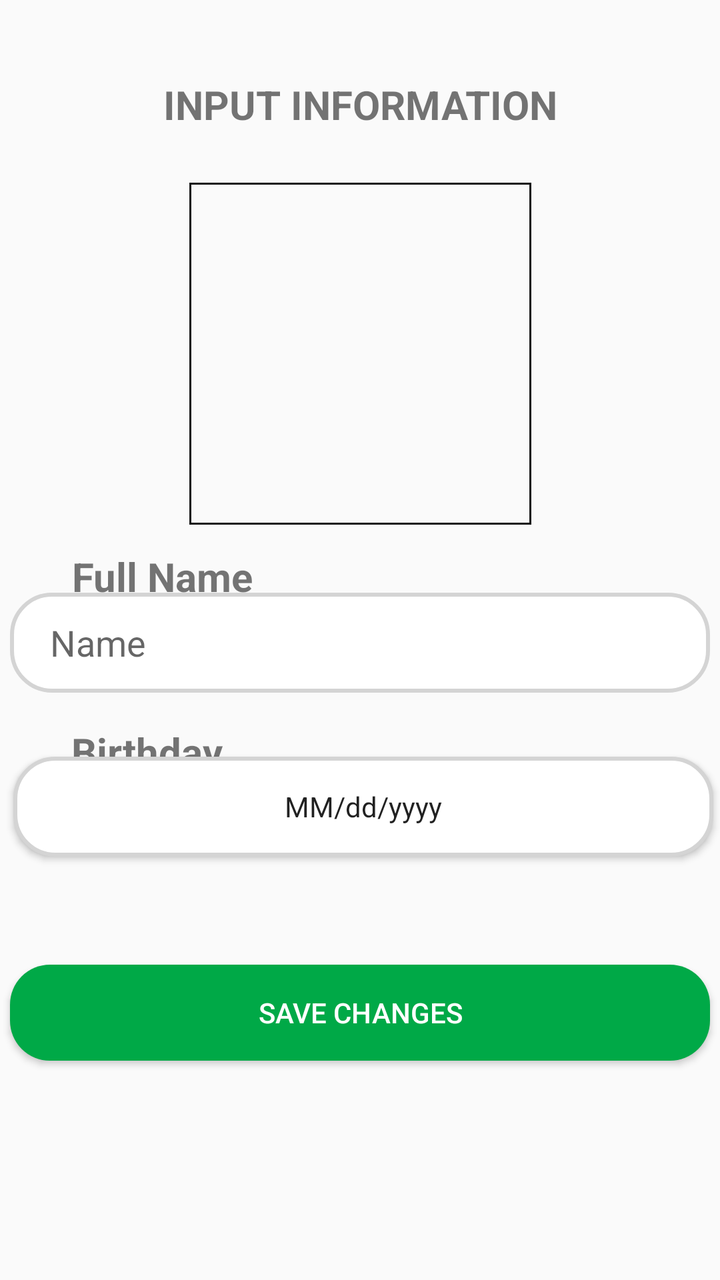
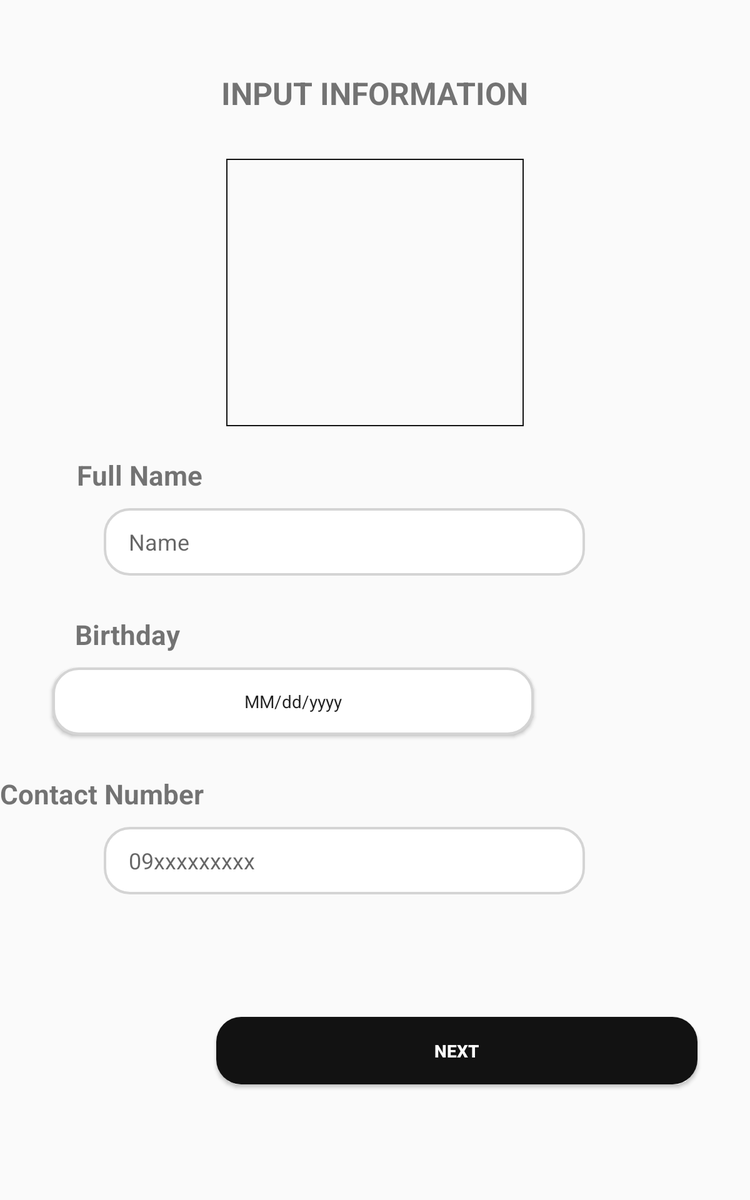

The same Android screen from two of the app's own layout files: first res/layout/ as a phone draws it, then the repository's variant for another configuration, drawn on a device whose configuration selects that folder. Both files follow.
<!-- AndroidManifest.xml: application theme Theme.RentalHousing -->
<!-- res/layout/signupinformation.xml -->
<?xml version="1.0" encoding="utf-8"?>
<RelativeLayout xmlns:android="http://schemas.android.com/apk/res/android"
    xmlns:app="http://schemas.android.com/apk/res-auto"
    xmlns:tools="http://schemas.android.com/tools"
    android:layout_width="match_parent"
    android:layout_height="match_parent"
    tools:context=".signupinformation">



    <androidx.constraintlayout.widget.ConstraintLayout
        android:layout_width="match_parent"
        android:layout_height="732dp">


        <Button
            android:id="@+id/buttonSaveChanges"
            android:layout_width="350dp"
            android:layout_height="wrap_content"
            android:layout_gravity="center"
            android:background="@drawable/roundedstroke"
            android:text="Save Changes"
            android:textColor="@color/white"
            app:layout_constraintBottom_toBottomOf="parent"
            app:layout_constraintEnd_toEndOf="parent"
            app:layout_constraintHorizontal_bias="0.491"
            app:layout_constraintStart_toStartOf="parent"
            app:layout_constraintTop_toTopOf="parent"
            app:layout_constraintVertical_bias="0.815" />

        <ImageView
            android:id="@+id/profilepicsg"
            android:layout_width="171dp"
            android:layout_height="171dp"
            android:layout_gravity="center"
            android:background="@drawable/circular_bg"
            android:src="@drawable/baseline_account_circle_24"
            app:layout_constraintBottom_toBottomOf="parent"
            app:layout_constraintEnd_toEndOf="parent"
            app:layout_constraintStart_toStartOf="parent"
            app:layout_constraintTop_toTopOf="parent"
            app:layout_constraintVertical_bias="0.195" />

        <EditText
            android:id="@+id/sgname"
            android:layout_width="350dp"
            android:layout_height="50dp"
            android:background="@drawable/strokeonly"
            android:hint="Name"

            android:paddingLeft="20dp"
            app:layout_constraintBottom_toBottomOf="parent"
            app:layout_constraintEnd_toEndOf="parent"
            app:layout_constraintStart_toStartOf="parent"
            app:layout_constraintTop_toTopOf="parent"
            app:layout_constraintVertical_bias="0.502" />

        <TextView
            android:id="@+id/textView10"
            android:layout_width="wrap_content"
            android:layout_height="wrap_content"
            android:text="INPUT INFORMATION"
            android:textSize="20dp"
            android:textStyle="bold"
            app:layout_constraintBottom_toBottomOf="parent"
            app:layout_constraintEnd_toEndOf="parent"
            app:layout_constraintStart_toStartOf="parent"
            app:layout_constraintTop_toTopOf="parent"
            app:layout_constraintVertical_bias="0.063" />

        <TextView
            android:id="@+id/textView9"
            android:layout_width="wrap_content"
            android:layout_height="wrap_content"
            android:text="Full Name"
            android:textSize="20dp"
            android:textStyle="bold"

            app:layout_constraintBottom_toBottomOf="parent"
            app:layout_constraintEnd_toEndOf="parent"
            app:layout_constraintHorizontal_bias="0.134"
            app:layout_constraintStart_toStartOf="parent"
            app:layout_constraintTop_toTopOf="parent"
            app:layout_constraintVertical_bias="0.448" />

        <TextView
            android:id="@+id/sgbirthday"
            android:layout_width="wrap_content"
            android:layout_height="wrap_content"
            android:text="Birthday"
            android:textSize="20dp"
            android:textStyle="bold"


            app:layout_constraintBottom_toBottomOf="parent"
            app:layout_constraintEnd_toEndOf="parent"
            app:layout_constraintHorizontal_bias="0.126"
            app:layout_constraintStart_toStartOf="parent"
            app:layout_constraintTop_toTopOf="parent"
            app:layout_constraintVertical_bias="0.591" />

        <Button
            android:id="@+id/datepickerbutton"
            style="?android:spinnerStyle"
            android:layout_width="350dp"
            android:layout_height="50dp"
            android:background="@drawable/strokeonly"
            android:gravity="center"
            android:onClick="openDatePicker"
            android:text="MM/dd/yyyy"
            app:layout_constraintBottom_toTopOf="@+id/buttonSaveChanges"
            app:layout_constraintEnd_toEndOf="parent"
            app:layout_constraintHorizontal_bias="0.651"
            app:layout_constraintStart_toStartOf="parent"
            app:layout_constraintTop_toTopOf="parent"
            app:layout_constraintVertical_bias="0.875" />

    </androidx.constraintlayout.widget.ConstraintLayout>



</RelativeLayout>
<!-- resources referenced by this layout -->
<resources>
  <color name="white">#FFFFFFFF</color>
  <!-- drawable circular_bg (drawable) -->
  <?xml version="1.0" encoding="utf-8"?>
  <shape xmlns:android="http://schemas.android.com/apk/res/android"
   >
  
      <stroke
          android:width="1dp"
          android:color="#121212"
          />
  
  </shape>
  <!-- drawable roundedstroke (drawable) -->
  <shape xmlns:android="http://schemas.android.com/apk/res/android"
      android:shape="rectangle">
  
      <solid
          android:color="#00A947"/>
      <corners android:radius="20dp"/>
  </shape>
  <!-- drawable strokeonly (drawable) -->
  <shape xmlns:android="http://schemas.android.com/apk/res/android">
      <solid android:color="#FFFFFF"/> 
  
      <stroke
          android:color="#d4d4d4"
          android:width="2dp"
          />
  
      <corners
          android:radius="20dp"/>
  
  </shape>
  <style name="Theme.RentalHousing" parent="Base.Theme.RentalHousing" />
  <style name="Base.Theme.RentalHousing" parent="Theme.AppCompat.Light.NoActionBar">
  
      </style>
</resources>
<!-- res/layout-w411dp-h914dp/signupinformation.xml (the repository's variant of the layout above) -->
<!-- drawn on a 7-inch tablet held upright -->
<?xml version="1.0" encoding="utf-8"?>
<RelativeLayout xmlns:android="http://schemas.android.com/apk/res/android"
    xmlns:app="http://schemas.android.com/apk/res-auto"
    xmlns:tools="http://schemas.android.com/tools"
    android:layout_width="match_parent"
    android:layout_height="match_parent"
    tools:context=".signupinformation">


    <androidx.constraintlayout.widget.ConstraintLayout
        android:layout_width="match_parent"
        android:layout_height="match_parent">


        <Button
            android:id="@+id/buttonSaveChanges"
            android:layout_width="385dp"
            android:layout_height="54dp"
            android:layout_gravity="center"
            android:background="@drawable/grayroundedstroke"
            android:text="Next"

            android:textColor="@color/white"
            android:textStyle="bold"
            app:layout_constraintBottom_toTopOf="@+id/guideline10"
            app:layout_constraintEnd_toStartOf="@+id/guideline9"
            app:layout_constraintHorizontal_bias="1.0"
            app:layout_constraintStart_toStartOf="@+id/guideline8"
            app:layout_constraintTop_toBottomOf="@+id/editTextText"
            app:layout_constraintVertical_bias="0.865" />

        <ImageView
            android:id="@+id/profilepicsg"
            android:layout_width="238dp"
            android:layout_height="214dp"
            android:layout_gravity="center"
            android:layout_marginTop="36dp"
            android:background="@drawable/circular_bg"
            android:src="@drawable/baseline_account_circle_24"
            app:layout_constraintEnd_toEndOf="parent"
            app:layout_constraintStart_toStartOf="parent"
            app:layout_constraintTop_toBottomOf="@+id/textView10" />


        <EditText
            android:id="@+id/sgname"
            android:layout_width="385dp"
            android:layout_height="54dp"
            android:layout_marginTop="12dp"

            android:background="@drawable/strokeonly"

            android:hint="Name"
            android:paddingLeft="20dp"
            app:layout_constraintEnd_toStartOf="@+id/guideline9"
            app:layout_constraintHorizontal_bias="0.312"
            app:layout_constraintStart_toStartOf="@+id/guideline8"
            app:layout_constraintTop_toBottomOf="@+id/textView9" />

        <TextView
            android:id="@+id/textView10"
            android:layout_width="wrap_content"
            android:layout_height="wrap_content"
            android:text="INPUT INFORMATION"
            android:textSize="25dp"
            android:textStyle="bold"
            app:layout_constraintEnd_toEndOf="parent"
            app:layout_constraintStart_toStartOf="parent"
            app:layout_constraintTop_toTopOf="@+id/guideline7" />

        <TextView
            android:id="@+id/textView9"
            android:layout_width="wrap_content"
            android:layout_height="wrap_content"
            android:layout_marginTop="24dp"
            android:text="Full Name"
            android:textSize="22dp"

            android:textStyle="bold"
            app:layout_constraintEnd_toEndOf="parent"
            app:layout_constraintHorizontal_bias="0.043"
            app:layout_constraintStart_toStartOf="@+id/guideline8"
            app:layout_constraintTop_toBottomOf="@+id/profilepicsg" />

        <Button
            android:id="@+id/datepickerbutton"
            style="?android:spinnerStyle"
            android:layout_width="385dp"
            android:layout_height="54dp"

            android:layout_marginTop="12dp"
            android:background="@drawable/strokeonly"
            android:gravity="center"
            android:onClick="openDatePicker"
            android:text="MM/dd/yyyy"
            app:layout_constraintEnd_toStartOf="@+id/guideline9"
            app:layout_constraintHorizontal_bias="0.0"
            app:layout_constraintStart_toStartOf="@+id/guideline8"
            app:layout_constraintTop_toBottomOf="@+id/sgbirthday" />

        <TextView
            android:id="@+id/sgbirthday"
            android:layout_width="wrap_content"
            android:layout_height="wrap_content"
            android:layout_marginTop="32dp"
            android:text="Birthday"
            android:textSize="22dp"

            android:textStyle="bold"
            app:layout_constraintEnd_toStartOf="@+id/guideline9"
            app:layout_constraintHorizontal_bias="0.042"
            app:layout_constraintStart_toStartOf="@+id/guideline8"
            app:layout_constraintTop_toBottomOf="@+id/sgname" />

        <androidx.constraintlayout.widget.Guideline
            android:id="@+id/guideline7"
            android:layout_width="wrap_content"
            android:layout_height="wrap_content"
            android:orientation="horizontal"
            app:layout_constraintGuide_percent="0.06" />

        <androidx.constraintlayout.widget.Guideline
            android:id="@+id/guideline8"
            android:layout_width="wrap_content"
            android:layout_height="wrap_content"
            android:orientation="vertical"
            app:layout_constraintGuide_percent="0.07" />

        <androidx.constraintlayout.widget.Guideline
            android:id="@+id/guideline9"
            android:layout_width="wrap_content"
            android:layout_height="wrap_content"
            android:orientation="vertical"
            app:layout_constraintGuide_percent="0.93" />

        <TextView
            android:id="@+id/textView16"
            android:layout_width="wrap_content"
            android:layout_height="wrap_content"
            android:layout_marginTop="32dp"

            android:text="Contact Number"
            android:textSize="22dp"
            android:textStyle="bold"
            app:layout_constraintTop_toBottomOf="@+id/datepickerbutton"
            tools:layout_editor_absoluteX="40dp" />

        <EditText
            android:id="@+id/editTextText"
            android:layout_width="385dp"
            android:layout_height="54dp"
            android:layout_marginTop="12dp"
            android:background="@drawable/strokeonly"
            android:ems="10"
            android:hint="09xxxxxxxxx"
            android:inputType="number"
            android:paddingLeft="20dp"
            app:layout_constraintEnd_toStartOf="@+id/guideline9"
            app:layout_constraintHorizontal_bias="0.312"
            app:layout_constraintStart_toStartOf="@+id/guideline8"
            app:layout_constraintTop_toBottomOf="@+id/textView16" />

        <androidx.constraintlayout.widget.Guideline
            android:id="@+id/guideline10"
            android:layout_width="wrap_content"
            android:layout_height="wrap_content"
            android:orientation="horizontal"
            app:layout_constraintGuide_percent="0.92"/>

    </androidx.constraintlayout.widget.ConstraintLayout>



</RelativeLayout>
<!-- resources referenced by the variant -->
<!-- as a 7-inch tablet held upright resolves them -->
<resources>
  <color name="white">#FFFFFFFF</color>
  <!-- drawable circular_bg (drawable) -->
  <?xml version="1.0" encoding="utf-8"?>
  <shape xmlns:android="http://schemas.android.com/apk/res/android"
   >
  
      <stroke
          android:width="1dp"
          android:color="#121212"
          />
  
  </shape>
  <!-- drawable grayroundedstroke (drawable) -->
  <shape xmlns:android="http://schemas.android.com/apk/res/android"
      android:shape="rectangle">
  
      <solid
          android:color="#121212"/>
      <corners android:radius="20dp"/>
  </shape>
  <!-- drawable strokeonly (drawable) -->
  <shape xmlns:android="http://schemas.android.com/apk/res/android">
      <solid android:color="#FFFFFF"/> 
  
      <stroke
          android:color="#d4d4d4"
          android:width="2dp"
          />
  
      <corners
          android:radius="20dp"/>
  
  </shape>
  <style name="Theme.RentalHousing" parent="Base.Theme.RentalHousing" />
  <style name="Base.Theme.RentalHousing" parent="Theme.AppCompat.Light.NoActionBar">
  
      </style>
</resources>
